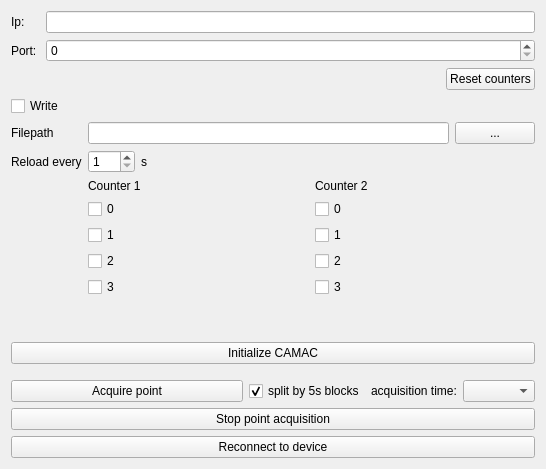
<?xml version="1.0" encoding="UTF-8"?>
<ui version="4.0">
 <class>CCPC7HandlerForm</class>
 <widget class="QWidget" name="CCPC7HandlerForm">
  <property name="geometry">
   <rect>
    <x>0</x>
    <y>0</y>
    <width>546</width>
    <height>469</height>
   </rect>
  </property>
  <property name="windowTitle">
   <string>Form</string>
  </property>
  <layout class="QVBoxLayout" name="verticalLayout">
   <item>
    <layout class="QFormLayout" name="formLayout">
     <item row="0" column="1">
      <widget class="QLineEdit" name="camacIpEdit"/>
     </item>
     <item row="0" column="0">
      <widget class="QLabel" name="label_3">
       <property name="text">
        <string>Ip: </string>
       </property>
      </widget>
     </item>
     <item row="1" column="1">
      <widget class="QSpinBox" name="camacPortEdit">
       <property name="maximum">
        <number>999999</number>
       </property>
      </widget>
     </item>
     <item row="1" column="0">
      <widget class="QLabel" name="label_4">
       <property name="text">
        <string>Port: </string>
       </property>
      </widget>
     </item>
    </layout>
   </item>
   <item>
    <layout class="QVBoxLayout" name="verticalLayout_2">
     <item>
      <layout class="QHBoxLayout" name="horizontalLayout_3">
       <item>
        <spacer name="horizontalSpacer">
         <property name="orientation">
          <enum>Qt::Horizontal</enum>
         </property>
         <property name="sizeHint" stdset="0">
          <size>
           <width>40</width>
           <height>20</height>
          </size>
         </property>
        </spacer>
       </item>
       <item>
        <widget class="QPushButton" name="resetCountersButton">
         <property name="text">
          <string>Reset counters</string>
         </property>
        </widget>
       </item>
      </layout>
     </item>
     <item>
      <layout class="QFormLayout" name="formLayout_2">
       <property name="fieldGrowthPolicy">
        <enum>QFormLayout::AllNonFixedFieldsGrow</enum>
       </property>
       <item row="0" column="0">
        <widget class="QCheckBox" name="writeCountersButton">
         <property name="text">
          <string>Write</string>
         </property>
        </widget>
       </item>
       <item row="1" column="0">
        <widget class="QLabel" name="label_2">
         <property name="text">
          <string>&lt;html&gt;&lt;head/&gt;&lt;body&gt;&lt;p&gt;Filepath&lt;/p&gt;&lt;/body&gt;&lt;/html&gt;</string>
         </property>
        </widget>
       </item>
       <item row="3" column="0">
        <widget class="QLabel" name="label_5">
         <property name="text">
          <string>Reload every</string>
         </property>
        </widget>
       </item>
       <item row="3" column="1">
        <layout class="QHBoxLayout" name="horizontalLayout_4">
         <item>
          <widget class="QSpinBox" name="reloadCountersBox">
           <property name="minimum">
            <number>1</number>
           </property>
           <property name="maximum">
            <number>120</number>
           </property>
          </widget>
         </item>
         <item>
          <widget class="QLabel" name="label_6">
           <property name="text">
            <string>s</string>
           </property>
          </widget>
         </item>
         <item>
          <spacer name="horizontalSpacer_2">
           <property name="orientation">
            <enum>Qt::Horizontal</enum>
           </property>
           <property name="sizeHint" stdset="0">
            <size>
             <width>40</width>
             <height>20</height>
            </size>
           </property>
          </spacer>
         </item>
        </layout>
       </item>
       <item row="1" column="1">
        <layout class="QHBoxLayout" name="horizontalLayout_5">
         <item>
          <widget class="QLineEdit" name="countersFileEdit"/>
         </item>
         <item>
          <widget class="QPushButton" name="countersFileSelect">
           <property name="text">
            <string>...</string>
           </property>
          </widget>
         </item>
        </layout>
       </item>
       <item row="4" column="1">
        <layout class="QGridLayout" name="gridLayout">
         <item row="0" column="0">
          <widget class="QLabel" name="label_7">
           <property name="text">
            <string>Counter 1</string>
           </property>
          </widget>
         </item>
         <item row="0" column="1">
          <widget class="QLabel" name="label_8">
           <property name="text">
            <string>Counter 2</string>
           </property>
          </widget>
         </item>
         <item row="1" column="1">
          <widget class="QCheckBox" name="counter20">
           <property name="text">
            <string>0</string>
           </property>
          </widget>
         </item>
         <item row="1" column="0">
          <widget class="QCheckBox" name="counter10">
           <property name="text">
            <string>0</string>
           </property>
          </widget>
         </item>
         <item row="2" column="0">
          <widget class="QCheckBox" name="counter11">
           <property name="text">
            <string>1</string>
           </property>
          </widget>
         </item>
         <item row="3" column="0">
          <widget class="QCheckBox" name="counter12">
           <property name="text">
            <string>2</string>
           </property>
          </widget>
         </item>
         <item row="4" column="0">
          <widget class="QCheckBox" name="counter13">
           <property name="text">
            <string>3</string>
           </property>
          </widget>
         </item>
         <item row="2" column="1">
          <widget class="QCheckBox" name="counter21">
           <property name="text">
            <string>1</string>
           </property>
          </widget>
         </item>
         <item row="3" column="1">
          <widget class="QCheckBox" name="counter22">
           <property name="text">
            <string>2</string>
           </property>
          </widget>
         </item>
         <item row="4" column="1">
          <widget class="QCheckBox" name="counter23">
           <property name="text">
            <string>3</string>
           </property>
          </widget>
         </item>
        </layout>
       </item>
      </layout>
     </item>
    </layout>
   </item>
   <item>
    <widget class="QLabel" name="ccpcStatusLabel">
     <property name="sizePolicy">
      <sizepolicy hsizetype="Expanding" vsizetype="Expanding">
       <horstretch>0</horstretch>
       <verstretch>0</verstretch>
      </sizepolicy>
     </property>
     <property name="text">
      <string/>
     </property>
    </widget>
   </item>
   <item>
    <widget class="QPushButton" name="initButton">
     <property name="text">
      <string>Initialize CAMAC</string>
     </property>
    </widget>
   </item>
   <item>
    <layout class="QVBoxLayout" name="verticalLayout_3">
     <property name="topMargin">
      <number>10</number>
     </property>
     <item>
      <layout class="QHBoxLayout" name="horizontalLayout">
       <item>
        <widget class="QPushButton" name="acquirePointButton">
         <property name="sizePolicy">
          <sizepolicy hsizetype="Expanding" vsizetype="Fixed">
           <horstretch>0</horstretch>
           <verstretch>0</verstretch>
          </sizepolicy>
         </property>
         <property name="text">
          <string>Acquire point</string>
         </property>
        </widget>
       </item>
       <item>
        <widget class="QCheckBox" name="splitPointBox">
         <property name="text">
          <string>split by 5s blocks</string>
         </property>
         <property name="checked">
          <bool>true</bool>
         </property>
        </widget>
       </item>
       <item>
        <widget class="QLabel" name="label">
         <property name="text">
          <string>acquisition time:</string>
         </property>
        </widget>
       </item>
       <item>
        <widget class="QComboBox" name="acquisitionTimeBox">
         <property name="sizePolicy">
          <sizepolicy hsizetype="Maximum" vsizetype="Fixed">
           <horstretch>0</horstretch>
           <verstretch>0</verstretch>
          </sizepolicy>
         </property>
         <property name="editable">
          <bool>false</bool>
         </property>
        </widget>
       </item>
      </layout>
     </item>
    </layout>
   </item>
   <item>
    <widget class="QPushButton" name="breakAcquisitionButton">
     <property name="text">
      <string>Stop point acquisition</string>
     </property>
    </widget>
   </item>
   <item>
    <widget class="QPushButton" name="reconnectButton">
     <property name="text">
      <string>Reconnect to device</string>
     </property>
    </widget>
   </item>
  </layout>
 </widget>
 <resources/>
 <connections/>
</ui>
